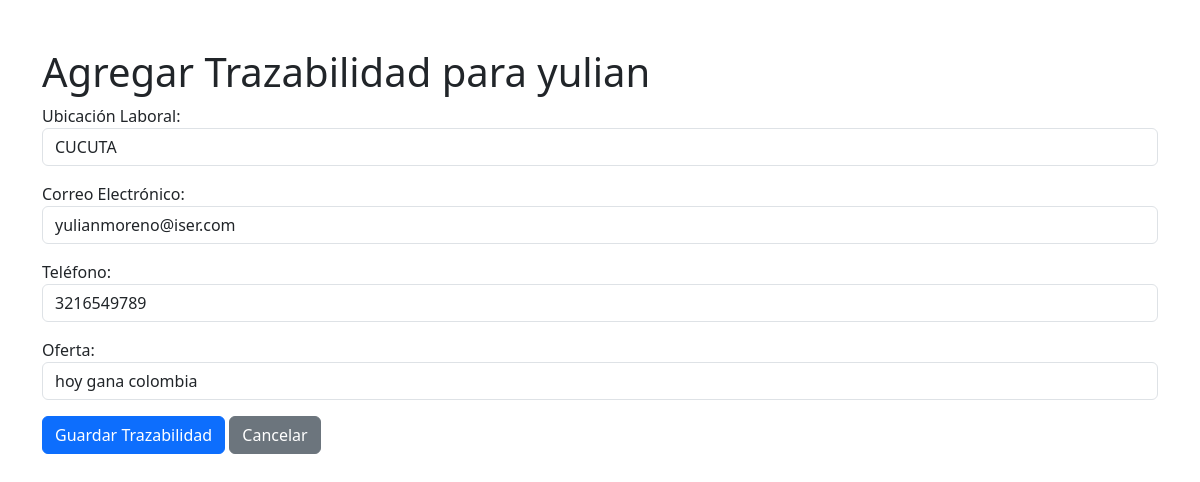
Screenshot of /trazabilidad/modificar/12/ (signed in) with the database file from the repository.
### login/models.py (models this page shows, shortened)
class Persona(models.Model):
    nombre = models.CharField(max_length=100)
    documento = models.CharField(max_length=20, unique=True)
    programa = models.CharField(max_length=100)
    fechagrado = models.DateField()

class Trazabilidad(models.Model):
    persona = models.ForeignKey(Persona, on_delete=models.CASCADE, related_name='trazabilidades')
    ubicacion_laboral = models.CharField(max_length=200, blank=True, null=True)
    correoelectronico = models.EmailField(blank=True, null=True)
    telefono = models.CharField(max_length=20, blank=True, null=True)
    oferta = models.CharField(max_length=200, blank=True, null=True)
    fecha_modificacion = models.DateTimeField(auto_now_add=True)

### login/views.py (the view)
# urls.py: path('trazabilidad/modificar/<int:trazabilidad_id>/', views.modificar_trazabilidad, name='modificar_trazabilidad'),
@login_required
def modificar_trazabilidad(request, trazabilidad_id):
    trazabilidad = get_object_or_404(Trazabilidad, id=trazabilidad_id)
    if request.method == 'POST':
        form = TrazabilidadForm(request.POST, instance=trazabilidad)
        if form.is_valid():
            form.save()
            return redirect('ver_trazabilidad', documento=trazabilidad.persona.documento)  # Redirige a la vista de trazabilidad
    else:
        form = TrazabilidadForm(instance=trazabilidad)
    return render(request, './vistasPrivadas/agregar_trazabilidad.html', {'form': form, 'persona': trazabilidad.persona})

### login/forms.py
class TrazabilidadForm(forms.ModelForm):
    class Meta:
        model = Trazabilidad
        fields = ['ubicacion_laboral', 'correoelectronico', 'telefono', 'oferta']
    ubicacion_laboral = forms.CharField(
        max_length=100,
        label="Ubicación Laboral",
        widget=forms.TextInput(attrs={'class': 'form-control', 'placeholder': 'Ingrese la ubicación laboral'})
    )
    correoelectronico = forms.EmailField(
        label="Correo Electrónico",
        widget=forms.EmailInput(attrs={'class': 'form-control', 'placeholder': 'Ingrese el correo electrónico'})
    )
    telefono = forms.CharField(
        max_length=15,
        label="Teléfono",
        widget=forms.TextInput(attrs={'class': 'form-control', 'placeholder': 'Ingrese el teléfono'})
    )
    oferta = forms.CharField(
        max_length=200,
        label="Oferta",
        widget=forms.TextInput(attrs={'class': 'form-control', 'placeholder': 'Ingrese la oferta'})
    )

### login/templates/vistasPrivadas/agregar_trazabilidad.html (shortened to what this page needs)
<!DOCTYPE html>
<html lang="en">
<head>
    <link rel="stylesheet" href="https://cdnjs.cloudflare.com/ajax/libs/bootstrap/5.3.0/css/bootstrap.min.css">
</head>
<body>
    <div class="container mt-5">
        <h1>Agregar Trazabilidad para {{ persona.nombre }}</h1>
        <form method="post">
            {{ form.as_p }}
            <button type="submit" class="btn btn-primary" >Guardar Trazabilidad</button>
            <a href="{% url 'buscar_resultado' persona.documento %}" class="btn btn-secondary">Cancelar</a>
        </form>
    </div>
</body>
</html>

### rows the page displays
Persona: nombre "yulian"
Trazabilidad: ubicacion_laboral "CUCUTA", correoelectronico "yulianmoreno@iser.com", telefono "3216549789", oferta "hoy gana colombia"
